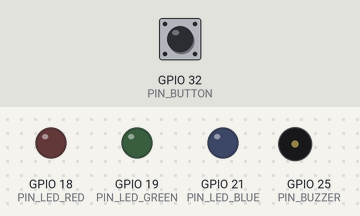
This program was run on a simulated ESP32. Shown: output pins drawn as LEDs (lit = HIGH), buzzer (waves = sounding). Inputs (shaded band) come from the test bench; at power-on: GPIO 32 (PIN_BUTTON) HIGH. What the program prints to the serial monitor is not drawn.

Above: at 8.2 s.
8.3 s: GPIO 32 (PIN_BUTTON) pulled LOW for 0.15 s
At 8.37 s:
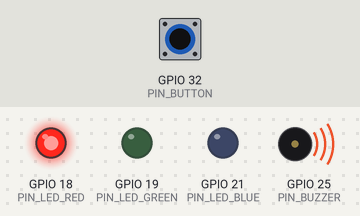
9.9 s: GPIO 32 (PIN_BUTTON) pulled LOW for 3.2 s
At 14.4 s:
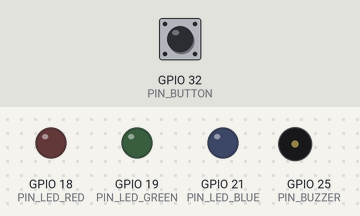
Timing chart, 0 to 15.9 s (numbered marks = the images above; inputs shaded):
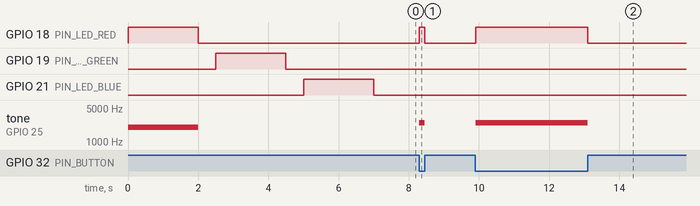

The program:

main.cpp
```cpp
#include <Arduino.h>

// --- Pin mapping ---
#define PIN_LED_RED     18
#define PIN_LED_GREEN   19
#define PIN_LED_BLUE    21
#define PIN_BUZZER      25
#define PIN_BUTTON      32

void setup() {
  Serial.begin(115200);
  Serial.println("=== GUARD FALL HARDWARE TEST ===");

  pinMode(PIN_LED_RED, OUTPUT);
  pinMode(PIN_LED_GREEN, OUTPUT);
  pinMode(PIN_LED_BLUE, OUTPUT);
  pinMode(PIN_BUZZER, OUTPUT);
  pinMode(PIN_BUTTON, INPUT_PULLUP);

  // Test LED Đỏ & Còi
  Serial.println("1. Test LED Đỏ và Còi (2 giây)...");
  digitalWrite(PIN_LED_RED, HIGH);
  tone(PIN_BUZZER, 2000); // Phát âm thanh 2000Hz
  delay(2000);
  digitalWrite(PIN_LED_RED, LOW);
  noTone(PIN_BUZZER);
  delay(500);

  // Test LED Xanh lá
  Serial.println("2. Test LED Xanh lá (2 giây)...");
  digitalWrite(PIN_LED_GREEN, HIGH);
  delay(2000);
  digitalWrite(PIN_LED_GREEN, LOW);
  delay(500);

  // Test LED Xanh dương
  Serial.println("3. Test LED Xanh dương (2 giây)...");
  digitalWrite(PIN_LED_BLUE, HIGH);
  delay(2000);
  digitalWrite(PIN_LED_BLUE, LOW);

  Serial.println("=== BẤM NÚT ĐỂ TEST CÒI ===");
}

void loop() {
  // Đọc trạng thái nút nhấn (INPUT_PULLUP nên nhấn xuống là LOW)
  if (digitalRead(PIN_BUTTON) == LOW) {
    digitalWrite(PIN_LED_RED, HIGH);
    tone(PIN_BUZZER, 2500); // Kêu to hơn một chút khi bấm
    Serial.println("Nút đang bấm! Còi kêu...");

    // Đợi cho đến khi thả nút
    while(digitalRead(PIN_BUTTON) == LOW) {
      delay(10);
    }

    // Thả nút ra
    digitalWrite(PIN_LED_RED, LOW);
    noTone(PIN_BUZZER);
    Serial.println("Đã thả nút.");
  }

  delay(50);
}
```

Measured:
- after the input at 8.3 s, GPIO 18 (PIN_LED_RED): LOW → HIGH at once, → LOW 0.15 s later; tone on GPIO 25 (PIN_BUZZER): silent → 2500 Hz at once, → silent 0.15 s later
- after the input at 9.9 s, GPIO 18 (PIN_LED_RED): LOW → HIGH at once, → LOW 3.2 s later; tone on GPIO 25 (PIN_BUZZER): silent → 2500 Hz at once, → silent 3.2 s later
